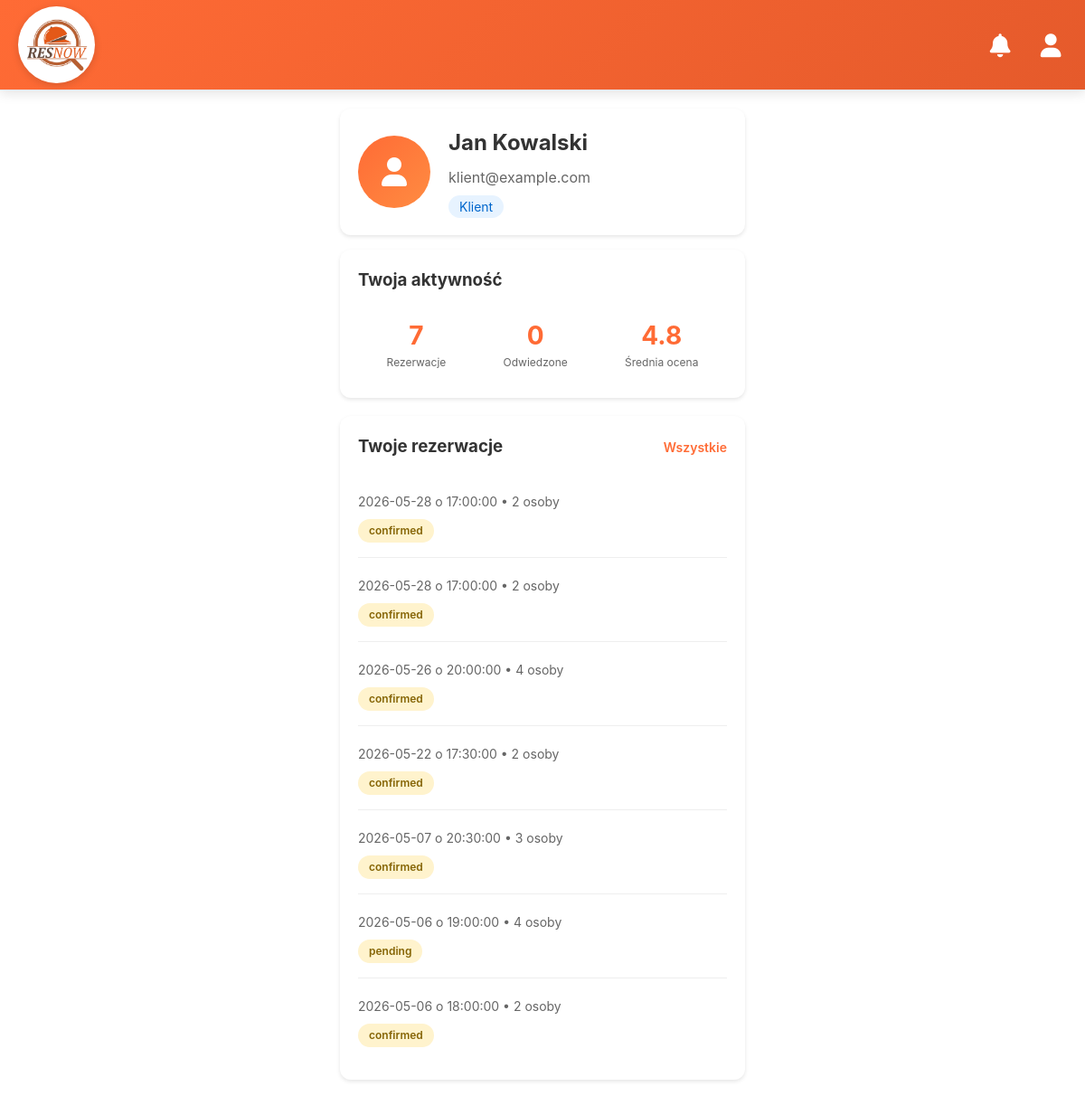
Page /client/profile (signed in, upper part) on the earlier database version.
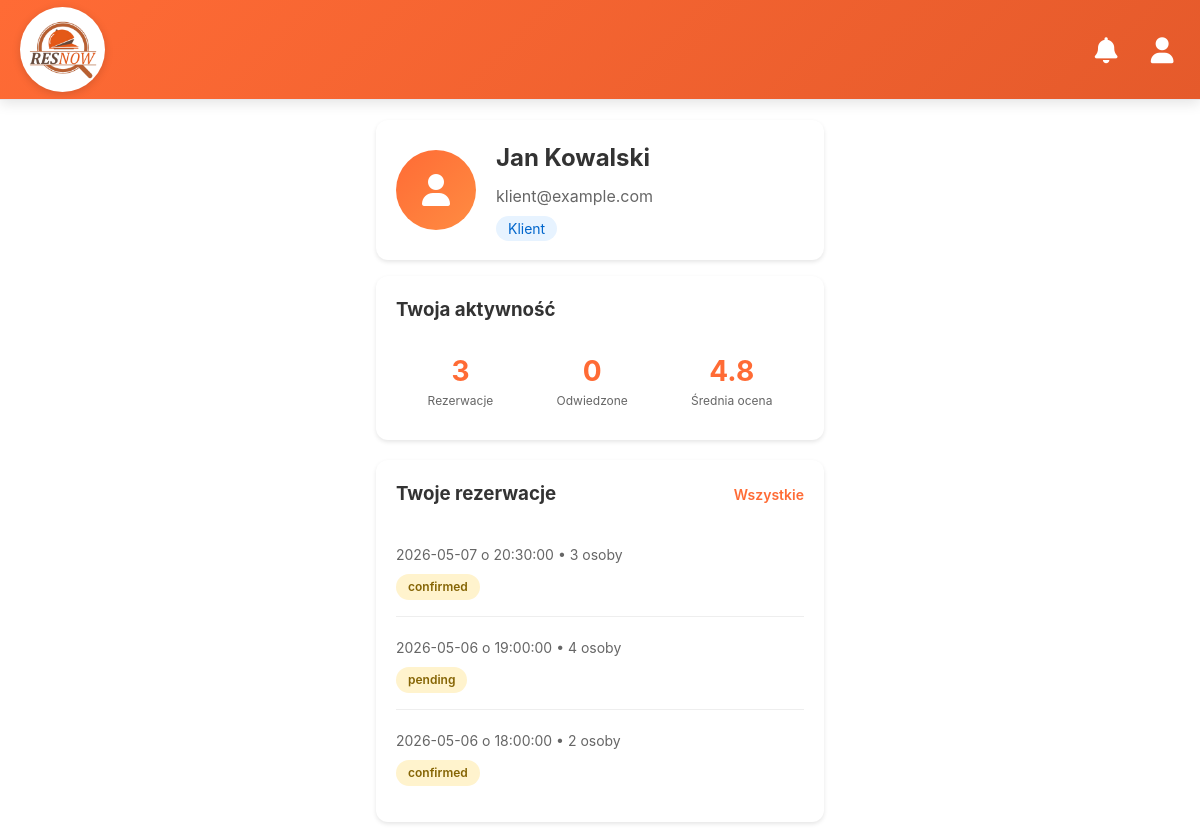
Same page on the later database version.
### models.py (models this page shows)
class Reservation(db.Model):
    __tablename__ = 'reservations'
    id = db.Column(db.Integer, primary_key=True)
    user_id = db.Column(db.Integer, db.ForeignKey('users.id'), nullable=False)
    restaurant_id = db.Column(db.Integer, db.ForeignKey('restaurants.id'), nullable=False)
    table_id = db.Column(db.Integer, db.ForeignKey('tables.id'), nullable=False)
    date = db.Column(db.Date, nullable=False)
    time = db.Column(db.Time, nullable=False)
    people = db.Column(db.Integer, nullable=False)
    status = db.Column(db.String(20), default='pending')  # pending, confirmed, cancelled
    notes = db.Column(db.Text)
    created_at = db.Column(db.DateTime, default=datetime.utcnow)
    user = db.relationship('User', backref='reservations')
    table = db.relationship('Table', backref='reservations')
    restaurant = db.relationship('Restaurant', backref='reservations')

### app.py (the view)
@app.route('/client/profile')
@login_required
def client_profile():
    if session.get('role') != 'client':
        flash('Brak dostępu', 'danger')
        return redirect(url_for('login'))
    user = User.query.get(session['user_id'])
    reservations = Reservation.query.filter_by(user_id=user.id) \
        .order_by(Reservation.date.desc(), Reservation.time.desc()) \
        .all()
    orders = [
        {'id': 1, 'restaurant_name': '13 Muz', 'date': '2024-01-10', 'total': 89.00, 'status': 'Dostarczone'},
        {'id': 2, 'restaurant_name': 'La Bella Italia', 'date': '2024-01-12', 'total': 124.50, 'status': 'W drodze'}
    ]
    return render_template('client/profile_mobile.html',
                           user=user,
                           reservations=reservations,
                           orders=orders)

### app.py (called while the page is built)
@app.context_processor
def inject_now():
    return {'now': datetime.now()}

def login_required(f):
    @wraps(f)
    def decorated_function(*args, **kwargs):
        if 'user_id' not in session:
            flash('Proszę się zalogować', 'warning')
            return redirect(url_for('login'))
        return f(*args, **kwargs)
    return decorated_function

### templates/client/profile_mobile.html (shortened to what this page needs)
{% extends "mobile_layout.html" %}
{% block content %}
<div style="max-width: 480px; margin: 0 auto; padding: 0 16px;">
<div class="profile-container">
    <div class="profile-header">
        <div class="profile-avatar">
            <i class="fas fa-user"></i>
        </div>
        <div class="profile-info">
            <h2>{{ user.name }}</h2>
            <p>{{ user.email }}</p>
            <p style="margin-top: 8px;">
                <span style="background: #e7f3ff; color: #0066cc; padding: 4px 12px; border-radius: 20px; font-size: 14px;">
                    Klient
                </span>
            </p>
        </div>
    </div>
<div class="profile-section">
    <h3>Twoja aktywność</h3>
    <div style="display: flex; justify-content: space-around; text-align: center; padding: 10px 0;">
        <div>
            <div style="font-size: 28px; font-weight: 700; color: #FF6B35;">{{ reservations|length }}</div>
            <div style="font-size: 12px; color: #666;">Rezerwacje</div>
        </div>
        <div>
            <div style="font-size: 28px; font-weight: 700; color: #FF6B35;">{{ restaurants|length }}</div>
            <div style="font-size: 12px; color: #666;">Odwiedzone</div>
        </div>
        <div>
            <div style="font-size: 28px; font-weight: 700; color: #FF6B35;">4.8</div>
            <div style="font-size: 12px; color: #666;">Średnia ocena</div>
        </div>
    </div>
</div>
    <div class="profile-section">
        <h3>
            Twoje rezerwacje
            <a href="#" class="section-link">Wszystkie</a>
        </h3>
        {% if reservations %}
            {% for res in reservations %}
            <div class="reservation-item">
                <div class="reservation-details">
                    {{ res.date }} o {{ res.time }} • {{ res.people }} osoby
                </div>
                <div>
                    <span class="status-badge {% if res.status == 'Potwierdzona' %}status-confirmed{% else %}status-pending{% endif %}">
                        {{ res.status }}
                    </span>
                </div>
            </div>
            {% endfor %}
        {% else %}
            <p style="color: #666; text-align: center; padding: 20px 0;">
                Brak rezerwacji
            </p>
        {% endif %}
    </div>
</div>
</div>
{% endblock %}

Differences in the rows shown:
removed Reservation: date "2026-05-28", time "17:00:00", people "2", status "confirmed"
removed Reservation: date "2026-05-28", time "17:00:00", people "2", status "confirmed"
removed Reservation: date "2026-05-26", time "20:00:00", people "4", status "confirmed"
removed Reservation: date "2026-05-22", time "17:30:00", people "2", status "confirmed"
Other differences:
{{ reservations|length }}: "7" → "3"
